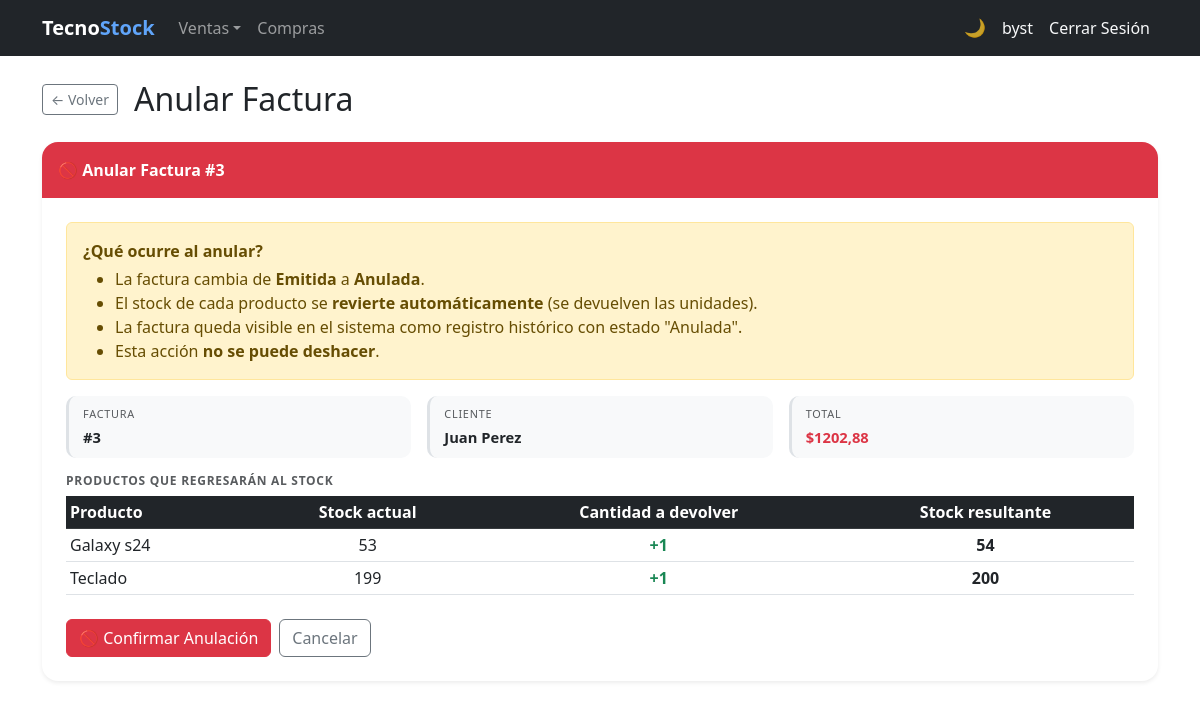
Page /invoices/3/cancel/ (signed in) on the earlier database version.
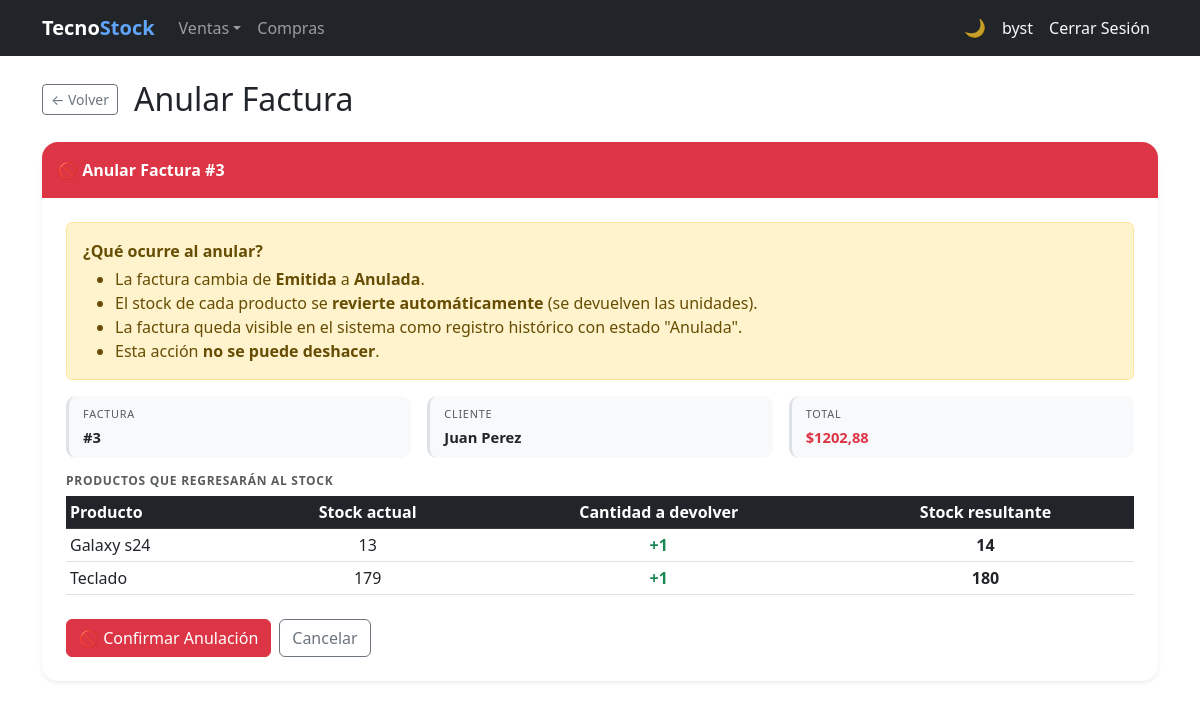
Same page on the later database version.
### billing/models.py (models this page shows, shortened)
class InvoiceDetail(models.Model):
    invoice      = models.ForeignKey(Invoice, on_delete=models.CASCADE, related_name='details')
    product      = models.ForeignKey(Product, on_delete=models.PROTECT, related_name='invoice_details')
    quantity     = models.IntegerField(default=1)
    unit_price   = models.DecimalField(max_digits=12, decimal_places=2)
    discount_pct = models.DecimalField(
        max_digits=5, decimal_places=2, default=0,
        verbose_name='Descuento (%)',
        validators=[MinValueValidator(Decimal('0')), MaxValueValidator(Decimal('100'))],
    )
    subtotal     = models.DecimalField(max_digits=12, decimal_places=2, default=0)
    tax_amount   = models.DecimalField(max_digits=12, decimal_places=2, default=0, verbose_name='IVA')

class Product(models.Model):
    name = models.CharField(max_length=200, verbose_name='Product Name')
    description = models.TextField(blank=True, null=True)
    brand = models.ForeignKey(Brand, on_delete=models.PROTECT, related_name='products')
    group = models.ForeignKey(ProductGroup, on_delete=models.PROTECT, related_name='products')
    suppliers = models.ManyToManyField(Supplier, related_name='products', blank=True)
    photo      = models.ImageField(upload_to='products/', blank=True, null=True, verbose_name='Foto')
    unit_price = models.DecimalField(max_digits=12, decimal_places=2)
    tax_rate   = models.DecimalField(
                     max_digits=5, decimal_places=4, default=Decimal('0.15'),
                     verbose_name='Tasa IVA',
                     validators=[MinValueValidator(Decimal('0')), MaxValueValidator(Decimal('1'))],
                 )
    stock = models.IntegerField(default=0)
    is_active = models.BooleanField(default=True)
    created_at = models.DateTimeField(auto_now_add=True)
    updated_at = models.DateTimeField(auto_now=True)
    class Meta:
        verbose_name = 'Product'
        verbose_name_plural = 'Products'
        ordering = ['name']

### billing/views.py (the view, shortened to what this page needs)
# urls.py: path('invoices/<int:pk>/cancel/', views.invoice_cancel, name='invoice_cancel'),
@login_required
def invoice_cancel(request, pk):
    invoice = get_object_or_404(Invoice, pk=pk)
    if not invoice.can_cancel:
        messages.error(request, 'Solo se puede anular una factura en estado Emitida.')
        return redirect('billing:invoice_detail', pk=pk)
    return render(request, 'billing/invoice_cancel.html', {'invoice': invoice})

### billing/models.py (called while the page is built)
    @property
    def full_name(self): return f'{self.first_name} {self.last_name}'

    @property
    def can_cancel(self):      return self.estado == self.EMITIDA

### billing/templates/billing/invoice_cancel.html (shortened to what this page needs)
{% extends 'billing/base.html' %}
{% block content %}
<div class="d-flex align-items-center gap-3 mb-4">
  <a href="{% url 'billing:invoice_detail' invoice.pk %}" class="btn btn-outline-secondary btn-sm">&#8592; Volver</a>
  <h2 class="mb-0">Anular Factura</h2>
</div>
<div class="card border-0 shadow-sm rounded-4 overflow-hidden mb-4">
  <div class="card-header border-0 py-3 bg-danger">
    <span class="text-white fw-bold">&#128683; Anular Factura #{{ invoice.id }}</span>
  </div>
  <div class="card-body p-4">
    <div class="alert alert-warning">
      <strong>¿Qué ocurre al anular?</strong>
      <ul class="mb-0 mt-1">
        <li>La factura cambia de <strong>Emitida</strong> a <strong>Anulada</strong>.</li>
        <li>El stock de cada producto se <strong>revierte automáticamente</strong> (se devuelven las unidades).</li>
        <li>La factura queda visible en el sistema como registro histórico con estado "Anulada".</li>
        <li>Esta acción <strong>no se puede deshacer</strong>.</li>
      </ul>
    </div>
    <div class="row g-3 mb-3">
      <div class="col-md-4">
        <div class="dm-field">
          <small class="dm-label">Factura</small>
          <div class="dm-value">#{{ invoice.id }}</div>
        </div>
      </div>
      <div class="col-md-4">
        <div class="dm-field">
          <small class="dm-label">Cliente</small>
          <div class="dm-value">{{ invoice.customer.full_name }}</div>
        </div>
      </div>
      <div class="col-md-4">
        <div class="dm-field">
          <small class="dm-label">Total</small>
          <div class="dm-value fw-bold text-danger">${{ invoice.total }}</div>
        </div>
      </div>
    </div>
    <h6 class="text-muted text-uppercase fw-semibold mb-2 dm-section-label">Productos que regresarán al stock</h6>
    <table class="table table-sm table-hover mb-4">
      <thead class="table-dark">
        <tr>
          <th>Producto</th>
          <th class="text-center">Stock actual</th>
          <th class="text-center">Cantidad a devolver</th>
          <th class="text-center">Stock resultante</th>
        </tr>
      </thead>
      <tbody>
        {% for det in invoice.details.all %}
        <tr>
          <td>{{ det.product.name }}</td>
          <td class="text-center">{{ det.product.stock }}</td>
          <td class="text-center text-success fw-semibold">+{{ det.quantity }}</td>
          <td class="text-center fw-semibold">{{ det.product.stock|add:det.quantity }}</td>
        </tr>
        {% endfor %}
      </tbody>
    </table>
    <form method="post" class="d-flex gap-2">
      <button type="submit" class="btn btn-danger">&#128683; Confirmar Anulación</button>
      <a href="{% url 'billing:invoice_detail' invoice.pk %}" class="btn btn-outline-secondary">Cancelar</a>
    </form>
  </div>
</div>
{% endblock %}

Differences in the rows shown:
changed through a linked row, InvoiceDetail "Galaxy s24": product.stock "53" → "13"; product.stock|add "54" → "14"
changed through a linked row, InvoiceDetail "Teclado": product.stock "199" → "179"; product.stock|add "200" → "180"
